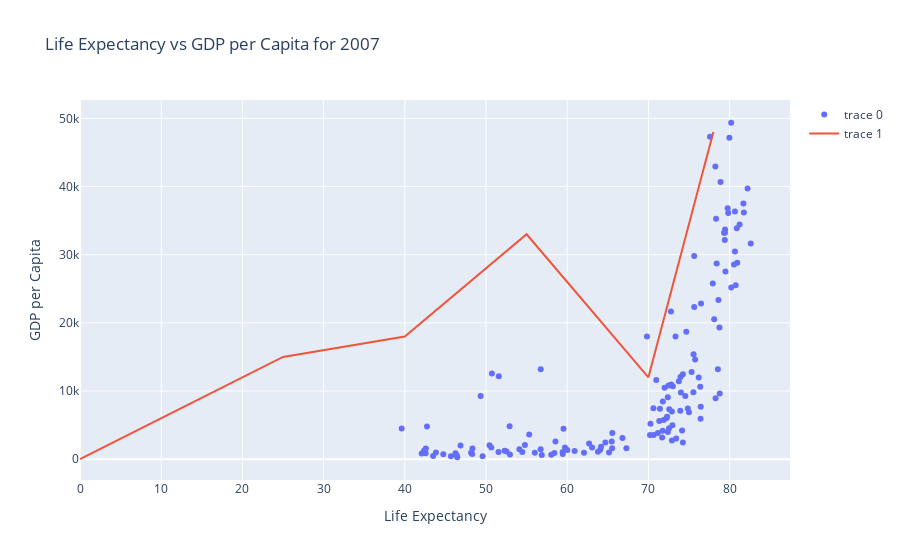

Here is the notebook cell this chart was saved with:
### Markdown cell above
- we can add more traces to the same plot
- we can add lines, shapes, annotations etc.

### Code cell
trace1 = go.Scatter(x = temp['lifeExp'] , y = temp['gdpPercap'] , mode='markers')
trace2 = go.Scatter(x = [0 , 25 ,40 ,55 ,70 ,78] , y = [0 , 15000, 18000, 33000, 12000, 48000] , mode='lines')
data = [trace1 , trace2]
layout = go.Layout(title = 'Life Expectancy vs GDP per Capita for 2007' , xaxis = {'title' : 'Life Expectancy' , } , yaxis = {'title' : 'GDP per Capita'})
fig = go.Figure(data, layout)
fig.show()

### Figure 1 — Plotly figure (JSON) as saved in the notebook; plotly's stock layout.template omitted (floating-point values rounded to 4 significant figures; data arrays with more than 128 entries replaced by an {"elided": "..."} marker saying what was removed)
{"data": [{"mode": "markers", "x": {"elided": "142 float values"}, "y": {"elided": "142 float values"}, "type": "scatter"}, {"mode": "lines", "x": [0, 25, 40, 55, 70, 78], "y": [0, 15000, 18000, 33000, 12000, 48000], "type": "scatter"}], "layout": {"title": {"text": "Life Expectancy vs GDP per Capita for 2007"}, "xaxis": {"title": {"text": "Life Expectancy"}}, "yaxis": {"title": {"text": "GDP per Capita"}}}}
